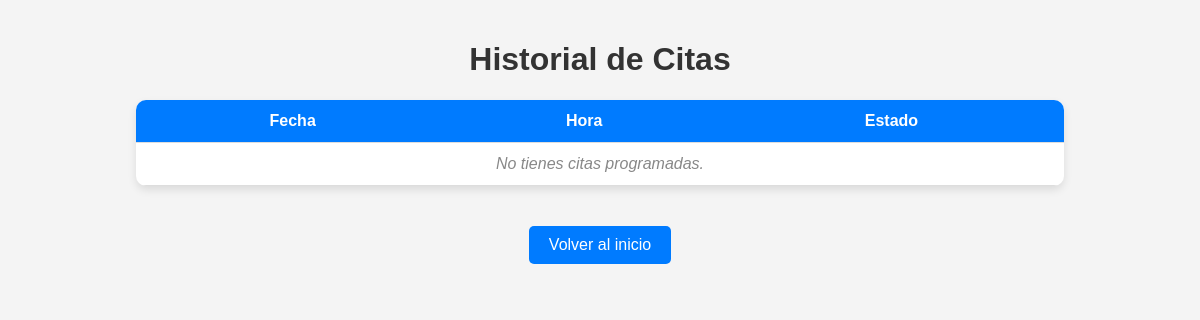
The app's page /accounts/historial-citas/ (signed in), older data.
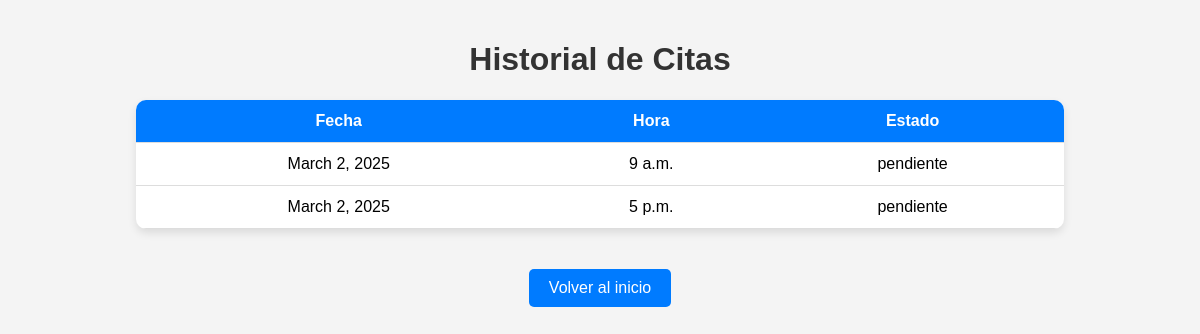
The same page, newer data.
### accounts/models.py (models this page shows, shortened)
class Cita(models.Model):
    usuario = models.ForeignKey(User, on_delete=models.CASCADE)
    fecha = models.DateField()
    hora = models.TimeField()
    estado = models.CharField(max_length=20, choices=[('pendiente', 'Pendiente'), ('confirmada', 'Confirmada'), ('cancelada', 'Cancelada')], default='pendiente')

### accounts/views.py (the view)
# urls.py: path('historial-citas/', historial_citas, name='historial_citas'),
@login_required
def historial_citas(request):
    citas = Cita.objects.filter(usuario=request.user).order_by('fecha', 'hora')
    return render(request, 'accounts/historial_citas.html', {'citas': citas})

### accounts/templates/accounts/historial_citas.html (shortened to what this page needs)
<!DOCTYPE html>
<html lang="es">
<head>
</head>
<body>
    <h1>Historial de Citas</h1>
    <table>
        <thead>
            <tr>
                <th>Fecha</th>
                <th>Hora</th>
                <th>Estado</th>
            </tr>
        </thead>
        <tbody>
            {% for cita in citas %}
            <tr>
                <td>{{ cita.fecha }}</td>
                <td>{{ cita.hora }}</td>
                <td>{{ cita.estado }}</td>
            </tr>
            {% empty %}
            <tr>
                <td colspan="3">No tienes citas programadas.</td>
            </tr>
            {% endfor %}
        </tbody>
    </table>
    <a href="{% url 'home' %}">Volver al inicio</a>
</body>
</html>

### accounts/templates/accounts/historial_citas.html (style rules this page uses)
body { font-family: Arial, sans-serif; background-color: #f4f4f4; margin: 0; padding: 20px; text-align: center; }
h1 { color: #333; }
table { width: 80%; margin: 20px auto; border-collapse: collapse; background: white; box-shadow: 0px 4px 8px rgba(0, 0, 0, 0.1); border-radius: 10px; overflow: hidden; }
th, td { padding: 12px; text-align: center; border-bottom: 1px solid #ddd; }
th { background-color: #007BFF; color: white; }
a { display: inline-block; margin-top: 20px; padding: 10px 20px; text-decoration: none; background-color: #007BFF; color: white; border-radius: 5px; transition: 0.3s; }

Row changes from the older to the newer data that the page shows:
added Cita: fecha "March 2, 2025", hora "9 a.m.", estado "pendiente"
added Cita: fecha "March 2, 2025", hora "5 p.m.", estado "pendiente"
Text that changed along with them:
text no longer shown: "No tienes citas programadas."
